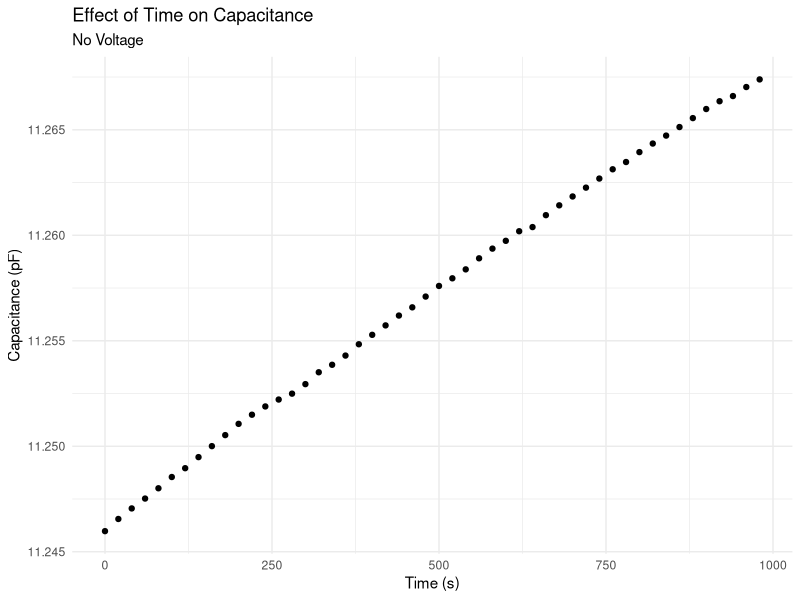

This chart was generated by the following R code:
library(tidyverse)
library(ggthemes)

setwd("~/hoffman/capacitance/capacitance_sensing/rscripts")

quick_data <- read_csv("../csv_files/drift_correction1_6-11.csv", 
                                   col_names = c("distance", "capacitance", "batch"))

quick_data %>% 
  group_by(distance, batch) %>%
  summarize(avg_cap = mean(capacitance), count = n()) %>%
  filter(count>1) %>% 
  ungroup() %>%
  # mutate(voltage = as.factor(ifelse(7>batch, "0V", 
  #                                   ifelse(batch>12, "0V", "175V")))) %>% 
  # mutate(voltage = as.factor(((batch-1)%%2)*175)) %>% 
  # ggplot(aes(distance, avg_cap/10^6, color = voltage))+
  ggplot(aes(distance, avg_cap/10^6))+
  geom_point()+
  labs(title = "Effect of Time on Capacitance",
       subtitle ="No Voltage",
       x = "Time (s)",
       y = "Capacitance (pF)")+
 # geom_smooth(method = "lm")+
  theme_minimal()

